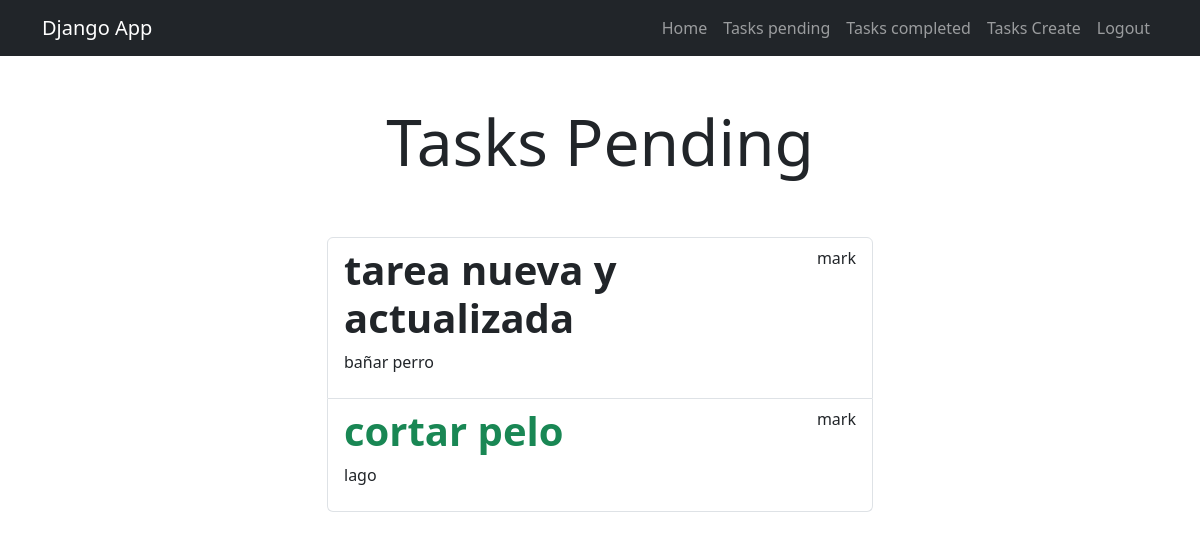
The app's page /tasks_completed/ (signed in) with its own data.
### tasks/models.py (models this page shows, shortened)
class Task(models.Model):
    title = models.CharField(max_length=100)
    description = models.TextField(blank=True)
    created = models.DateTimeField(auto_now_add=True)
    datecompleted = models.DateTimeField(null=True, blank=True)
    important = models.BooleanField(default=False)
    user = models.ForeignKey(User, on_delete=models.CASCADE)

### tasks/views.py (the view)
# urls.py: path('tasks_completed/', views.tasks_completed, name = 'task_completed'),
@login_required
def tasks_completed(request):
    tasks = Task.objects.filter(user=request.user, datecompleted__isnull=False)
    return render(request, 'tasks.html', {'tasks': tasks})

### tasks/templates/tasks.html (shortened to what this page needs)
{% extends 'base.html' %}
{% block content %}
<main class="container">
    <div class="row">
        <div class="col-md-6 offset-md-3">
            <h1 class="text-center display-3 py-5">Tasks Pending</h1>
            <ul class="list-group">
                {% for task in tasks %}
                <a class="list-group-item" href="{% url 'task_detail' task.id %}">
                    <header class="d-flex justify-content-between">
                        {% if task.important %}
                        <h1 class="fw-bold text-success">{{task.title}}</h1>
                        {% else %}
                        <h1 class="fw-bold">{{task.title }}</h1>
                        {% endif %}
                        <p>{{task.user.username}}</p>
                    </header>
                <p>{{task.description}}</p>
                </a>
                {% endfor %}
            </ul>
        </div>
    </div>
</main>
{% endblock %}

### records on screen
Task: title "tarea nueva y actualizada", user.username "mark", description "bañar perro"
Task: title "cortar pelo", user.username "mark", description "lago"
